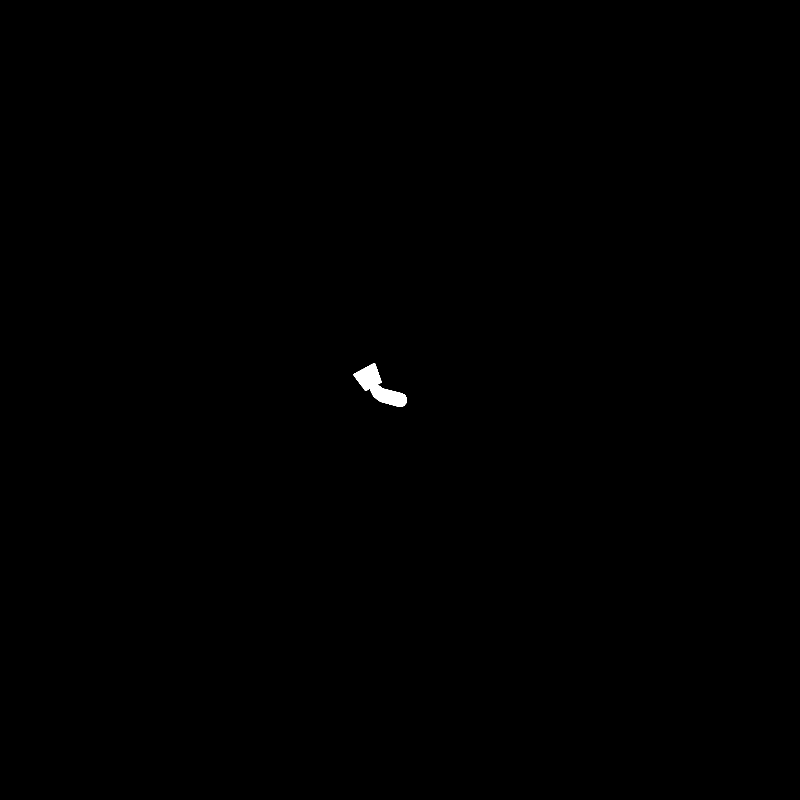
#> input picture viewer/assets/cutmask.png, 2400 x 2400 px (shown at 1/3 size)
$ python make_water_masks.py
#> lines starting #> are read from the running program, lines starting #| are printed output that depends on the picture; after the words box and inside, x2 and y2 are one past the last pixel; in counts of white or black regions, pixels touching at a corner belong together
#!/usr/bin/env python3
"""Water-plane masks for the viewer and the Blender scene.
Lake 1: the plane at EL 476.6 covers everything upstream of the dam crest (local x < 17 ft) except the spillway box,
so the shoreline is the true terrain/plane intersection. Lake 2: the aerial outline dilated 12 ft (the shore was
raised above EL 491 within 25 ft of it), again hidden by terrain at the edge."""
import os, math, numpy as np
from PIL import Image, ImageFilter
A = os.path.join(os.path.dirname(os.path.abspath(__file__)), '..', 'viewer', 'assets')
EXT = 2400
U = (-0.9666, 0.2563); V = (0.2563, 0.9666)
jj, ii = np.meshgrid(np.arange(EXT), np.arange(EXT)); E = jj - EXT / 2; N = EXT / 2 - ii
LX = E * U[0] + N * U[1]; LY = E * V[0] + N * V[1]
cut = np.asarray(Image.open(os.path.join(A, 'cutmask.png')).convert('L')) > 127
#> cut: shape (2400, 2400) bool; 0.14% white; 1 white region, box (x1, y1, x2, y2) and area: (1060, 1089, 1221, 1221) 8260
box = np.asarray(Image.fromarray((cut * 255).astype(np.uint8)).filter(ImageFilter.MaxFilter(7))) > 0
#> box: shape (2400, 2400) bool; 0.18% white; 1 white region, box (x1, y1, x2, y2) and area: (1057, 1086, 1224, 1224) 10145
w1 = (LX < 17.0) & ~box
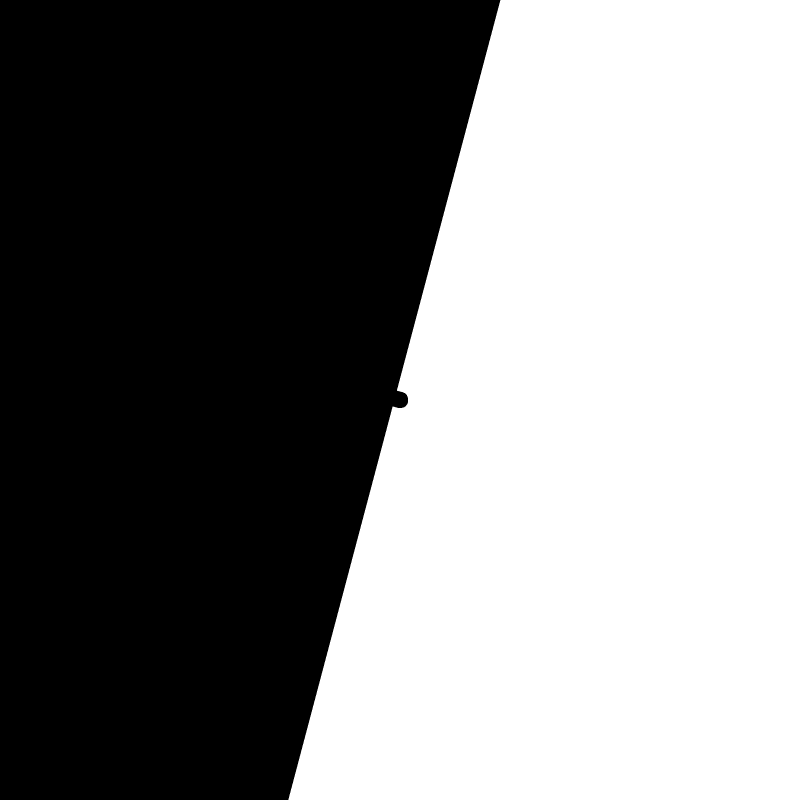
#> w1: shape (2400, 2400) bool (shown at 1/3 size); 50.7% white; 1 black region, box (x1, y1, x2, y2) and area: (0, 0, 1501, 2400) 2841067
w1 = np.asarray(Image.fromarray((w1 * 255).astype(np.uint8)).filter(ImageFilter.GaussianBlur(1.0)))
Image.fromarray(w1).save(os.path.join(A, 'water1.png'))
old2 = np.asarray(Image.open(os.path.join(A, 'water2.png')).convert('L')) > 127
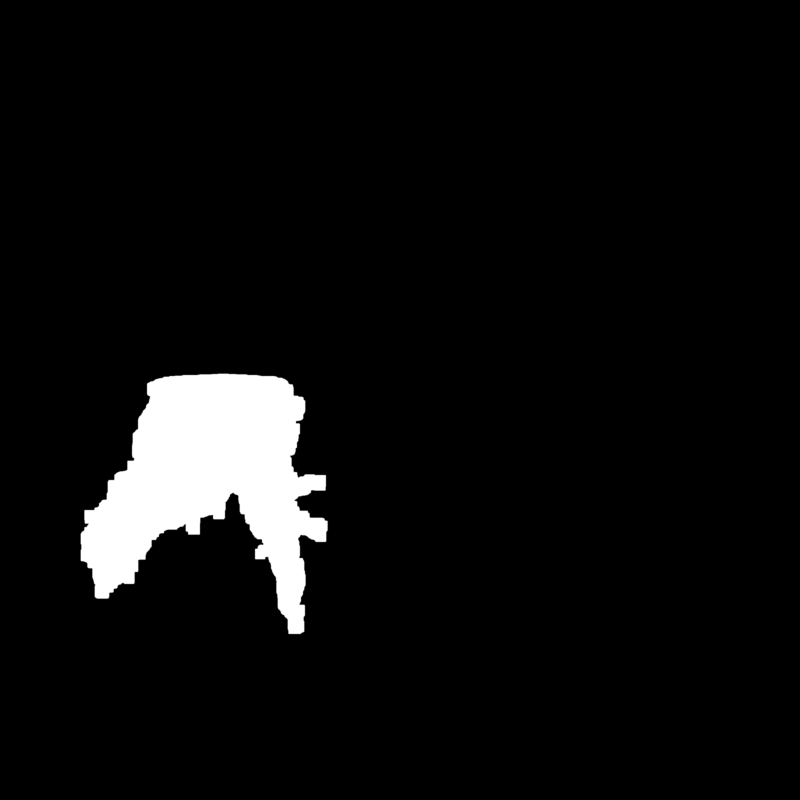
#> input picture viewer/assets/water2.png, 2400 x 2400 px (shown at 1/3 size)
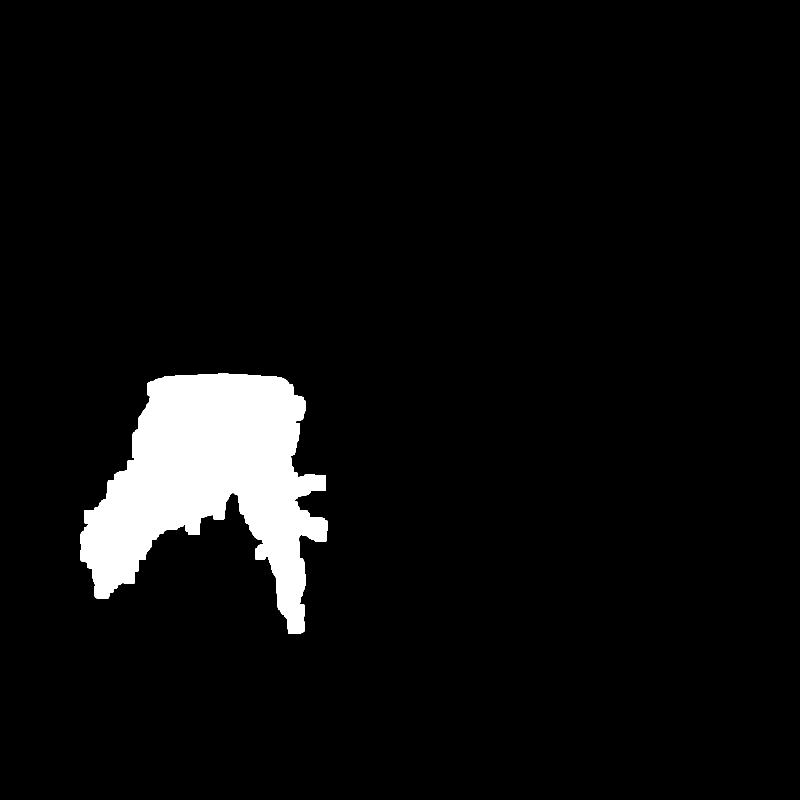
#> old2: shape (2400, 2400) bool (shown at 1/3 size); 5.3% white; 1 white region, box (x1, y1, x2, y2) and area: (242, 1121, 983, 1902) 303941
w2 = np.asarray(Image.fromarray((old2 * 255).astype(np.uint8)).filter(ImageFilter.MaxFilter(25)).filter(ImageFilter.GaussianBlur(1.0)))
Image.fromarray(w2).save(os.path.join(A, 'water2.png'))
print('water1 coverage', (w1 > 127).mean().round(3), 'water2 coverage', (w2 > 127).mean().round(3))
#| water1 coverage 0.507 water2 coverage 0.062
